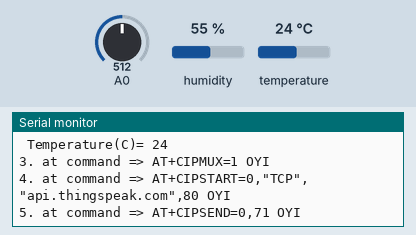
This sketch was run on a simulated Arduino Uno, built with avr-gcc and run on an emulated ATmega328P. Parts: the last lines printed to the serial monitor. The test bench sets the inputs (shaded band); at power-on: humidity 55 %, A0 = 512, temperature 24 °C. The modem accepts every AT command (registered, SIM ready, sends succeed) and sends nothing else.

Above: at 1.2 s.
1.3 s: humidity set to 22 %
At 2.11 s:
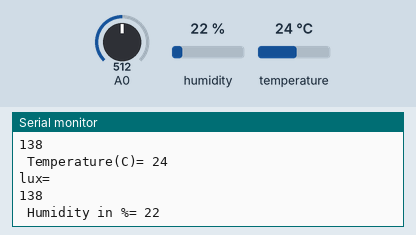
5.2 s: A0 set to 716
At 6.08 s:
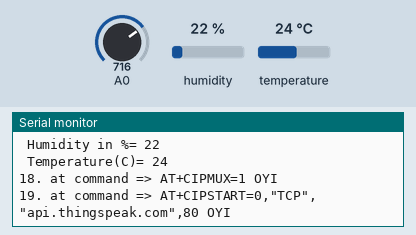
6.7 s: temperature set to 12 °C
At 7.71 s:
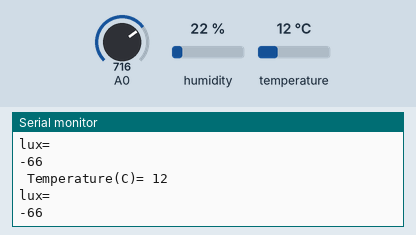
8.2 s: A0 set to 900
At 9.68 s:
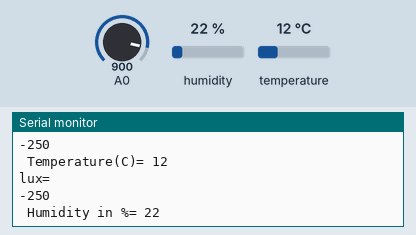
9.7 s: humidity set to 40 %
At 9.82 s:
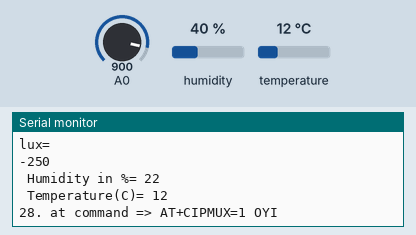
Timing chart, 0 to 12.7 s (numbered marks = the images above; inputs shaded):
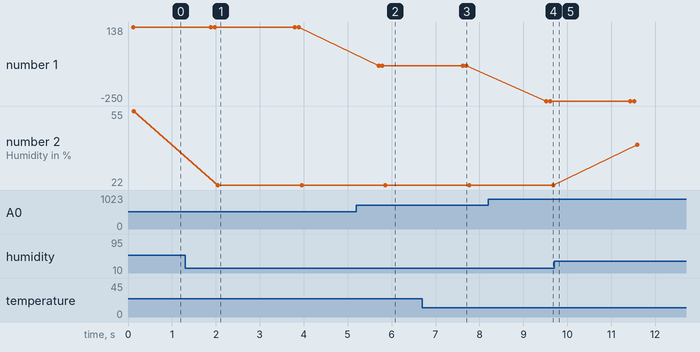

The sketch:

sketch_jul15a.ino
```cpp
#include <SoftwareSerial.h>
#include <dht11.h>
#define RX 2
#define TX 3
#define dht_apin 11 // Analog Pin sensor is connected to
dht11 dhtObject;
String AP = "Malware";       // AP NAME
String PASS = "K159753Mn"; // AP PASSWORD
String API = "7KM5YDS0ZMZD3JMS";   // Write API KEY
String HOST = "api.thingspeak.com";
String PORT = "80";
int countTrueCommand;
int countTimeCommand;
boolean found = false;
int valSensor = 1;
SoftwareSerial esp8266(RX,TX);

void setup() {
  Serial.begin(9600);
  esp8266.begin(115200);
  sendCommand("AT",5,"OK");
  sendCommand("AT+CWMODE=1",5,"OK");
  sendCommand("AT+CWJAP=\""+ AP +"\",\""+ PASS +"\"",20,"OK");
}

void loop() {

 String getData = "GET /update?api_key="+ API +"&field1="+getTemperatureValue()+"&field2="+getHumidityValue()+"&field3="+getLuxValue();
 sendCommand("AT+CIPMUX=1",5,"OK");
 sendCommand("AT+CIPSTART=0,\"TCP\",\""+ HOST +"\","+ PORT,15,"OK");
 sendCommand("AT+CIPSEND=0," +String(getData.length()+4),4,">");
 esp8266.println(getData);delay(1500);countTrueCommand++;
 sendCommand("AT+CIPCLOSE=0",5,"OK");
 if(getLuxValue().toInt()<100){
  digitalWrite(7,1);
  }else{
    digitalWrite(7,0);
    }
  if(getTemperatureValue().toInt()>25){
  digitalWrite(8,1);
  }
  else{
    digitalWrite(8,0);
    }
}
String getLuxValue(){
 int snsval=analogRead(A0);
 snsval=650-snsval;
 Serial.println("lux= ");
 Serial.println(snsval);
 delay(50);
 return String(snsval);
  }


String getTemperatureValue(){

   dhtObject.read(dht_apin);
   Serial.print(" Temperature(C)= ");
   int temp = dhtObject.temperature;
   Serial.println(temp);
   delay(50);
   return String(temp);

}


String getHumidityValue(){

   dhtObject.read(dht_apin);
   Serial.print(" Humidity in %= ");
   int humidity = dhtObject.humidity;
   Serial.println(humidity);
   delay(50);
   return String(humidity);

}

void sendCommand(String command, int maxTime, char readReplay[]) {
  Serial.print(countTrueCommand);
  Serial.print(". at command => ");
  Serial.print(command);
  Serial.print(" ");
  while(countTimeCommand < (maxTime*1))
  {
    esp8266.println(command);//at+cipsend
    if(esp8266.find(readReplay))//ok
    {
      found = true;
      break;
    }

    countTimeCommand++;
  }

  if(found == true)
  {
    Serial.println("OYI");
    countTrueCommand++;
    countTimeCommand = 0;
  }

  if(found == false)
  {
    Serial.println("Fail");
    countTrueCommand = 0;
    countTimeCommand = 0;
  }

  found = false;
 }
```

Measured:
- after the input at 1.3 s, the serial monitor: prints a new line after 0.74 s (image 1)
- after the input at 5.2 s, the serial monitor: prints a new line after 0.50 s (image 2)
- after the input at 6.7 s, the serial monitor: prints a new line after 0.94 s (image 3)
- after the input at 8.2 s, the serial monitor: prints a new line after 1.3 s (image 4)
- plotted number 1: 138 → -66 after the input at 5.2 s, -66 → -250 after the input at 8.2 s
- plotted number 2: 55 → 22 after the input at 1.3 s
